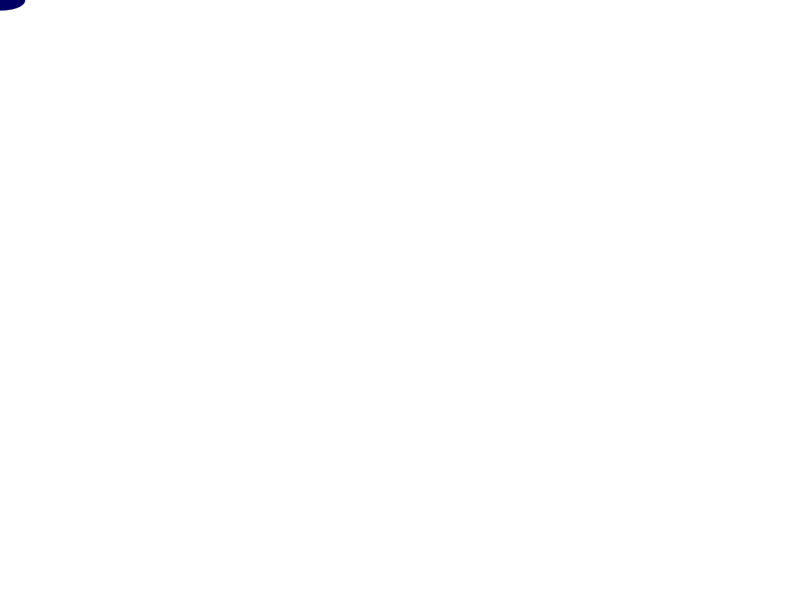
Frame 1 (no input)
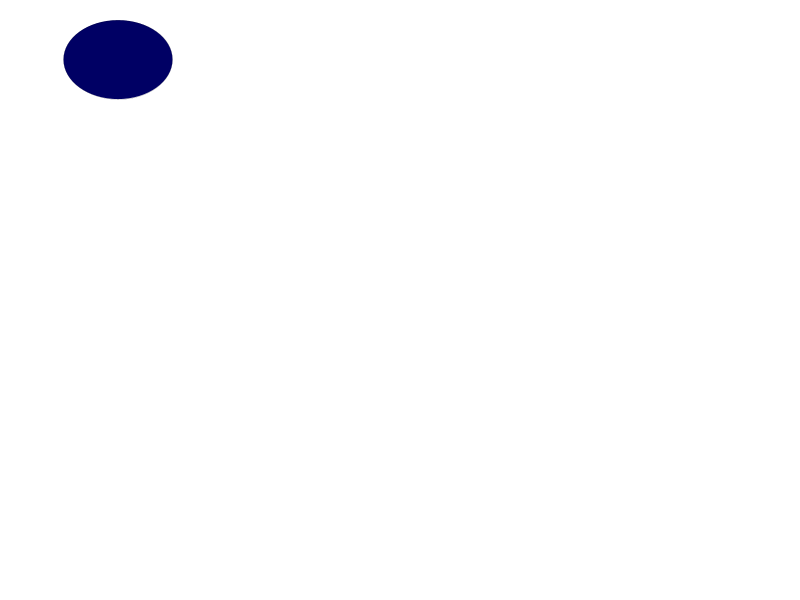
Frame 60 (the mouse pressed at the canvas centre just before this capture)
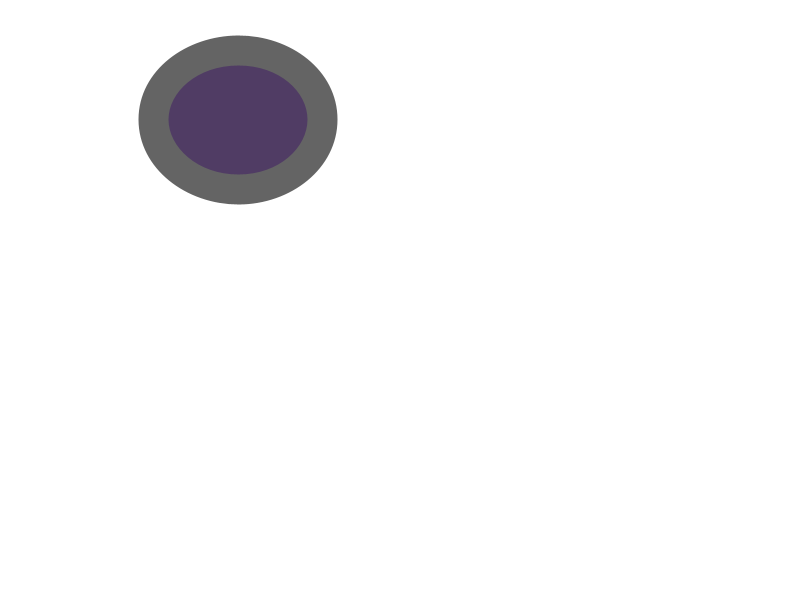
Frame 120 (the mouse held since frame 60 and released just before this capture)

The Processing sketch that drew these frames (run headless with seeded random() and noise(); from frame 60 on, the mouse is pressed at the canvas centre):

// Processing sketch: processing_155942
// ── processing_155942.pde

//int circleX = 0; //you're defining your own variable in these four steps
float circleY = 0.6; 
int circleWidth = 50;
int circleHeight = 20; //int = integer 
int circleX;
int strokeColor = 255;
int strokeWeight = 2;
int change = 2;

String sentence = "It worked!";

color c = color(20, 140, 180); //means there is a variable called C and it stands for color (e.g. 200,0,10)

void setup() {
  size(800, 600);
  circleX = 0;
 // frameRate(30);
}

void draw() {
  background(255);
  //draw a circle
  stroke(mouseX/4);
  strokeWeight(mouseY/10);
  //stroke(mouseX/10);
 //strokeWeight(mouseY/10);
  fill(mouseX/5, mouseY/5, 100);
  ellipse(circleX, circleY, circleWidth, circleHeight);
 // if (mousePressed == true) {
 // stroke(mouseX/10);
  //strokeWeight(mouseY/10);  
  //line(mouseX, mouseY, pmouseX, pmouseY);
  
 
  //line(pmouseX, pmouseY, mouseX, mouseY); //pmouseX p=previous -- therefore, it's connecting the previous mouse position with the current one, creating a constant line

  //change the color, size, and position of the circle
  strokeColor = strokeColor - change/8; //you could also say strokeColor += change;
  strokeWeight = strokeWeight - change; // you could also say strokeWeight += change;
  circleX += change; //same as circleX = circleX + change;
  circleY = circleY + change/2; //same as circleY += change*0.5;
  circleWidth = circleWidth + change/2;
  circleHeight = circleHeight + change/2;
  //exit(); stops running
    // + - /
  println(sentence); //everytime the draw function runs it will show It worked! in the console
}
